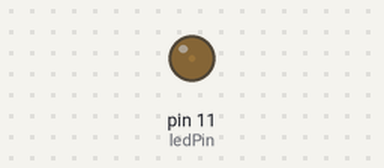
A sketch run on a simulated Arduino Uno, built with avr-gcc and run on an emulated ATmega328P. Shown: output pins drawn as LEDs (lit = HIGH).

Above: at 0.05 s.
At 0.95 s:
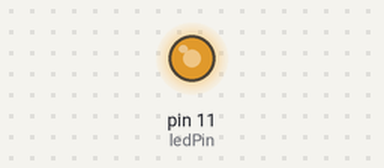
At 1.7 s:
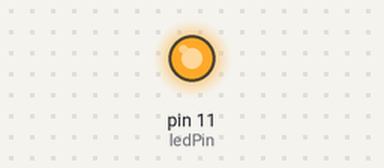
At 3.35 s:
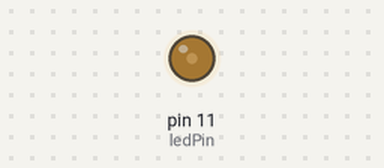
Timing chart, 0 to 8.4 s (numbered marks = the images above):
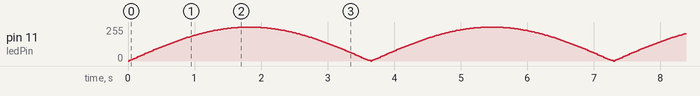

The sketch:

pulsating_led.ino
```cpp
int ledPin = 11; // PWM Pin
float sinVal;
int ledVal;

void setup() {
  pinMode(ledPin, OUTPUT);
}

void loop() {
 for (int i = 0; i < 180; i++) {
  sinVal = ( sin(i*(3.1412/180)) );
  ledVal = int(sinVal * 255);
  analogWrite(ledPin, ledVal);
  delay(20);
 }
 delay(20);
}
```
